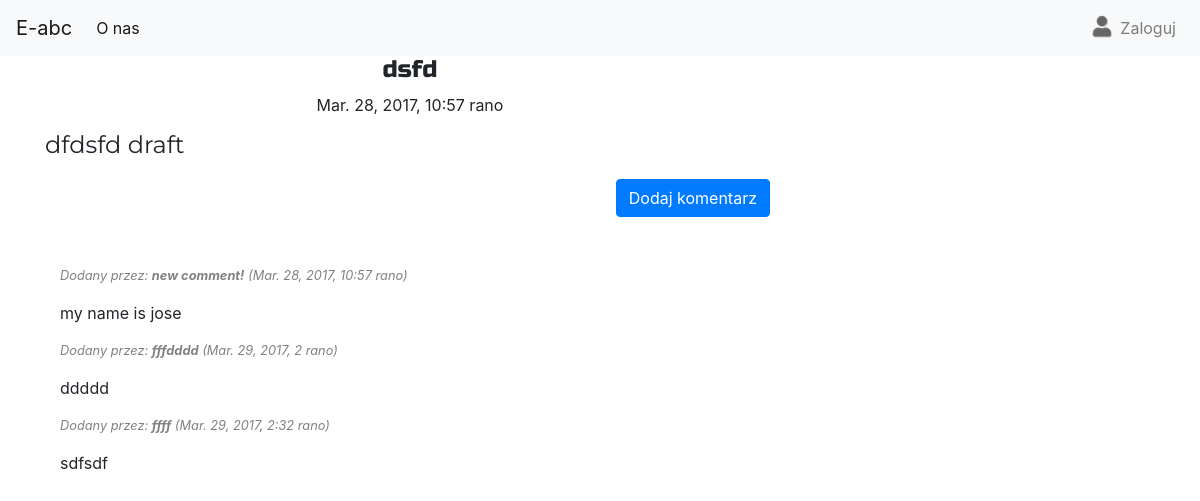
The page /post/14 on the database its author committed.
### blog/models.py (models this page shows, shortened)
class Post(models.Model):
    author = models.ForeignKey('auth.User', default=4, on_delete=models.CASCADE)
    title = models.CharField(max_length=200)
    text = models.TextField()
    created_date = models.DateTimeField(default=timezone.now)
    published_date = models.DateTimeField(blank=True, null=True)
    viewed_by = models.TextField(default="")

class Comment(models.Model):
    post = models.ForeignKey('blog.Post', related_name='comments',on_delete=models.CASCADE)
    author = models.CharField(max_length=200)
    text = models.TextField()
    created_date = models.DateTimeField(default=timezone.now)
    approved_comment = models.BooleanField(default=False)

### blog/views.py (the view)
# urls.py: url(r'^post/(?P<pk>\d+)$', views.PostDetailView.as_view(), name='post_detail'),
class PostDetailView(DetailView):
    model = Post

### blog/templates/blog/post_detail.html (shortened to what this page needs)
{% extends 'blog/base.html' %}
{% block content %}
<div class="panel panel-success">
  <div class="panel-heading">
        <h1 class="posttitle">{{ post.title }}</h1>
        {% if post.published_date %}
            <div class="date postdate">
                {{ post.published_date }}
            </div>  </div>
        {% else %}
            <a class="btn btn-default" href="{% url 'post_publish' pk=post.pk %}">Opublikuj</a>
        {% endif %}
<div class="panel-body">
      <p class="postcontent" >{{ post.text|safe|linebreaksbr }}</p>
      </div>
</div>
</div>
   <a class="btn btn-primary btn-comment" href="{% url 'add_comment_to_post' pk=post.pk %}">Dodaj komentarz</a>
   <br><br><br>
<div class="panel panel-default">
  {% for comment in post.comments.all %}
  <div class="panel body" style="margin: 15px;">
      {% if comment.approved_comment %}
              <p class="comment"><i>Dodany przez: <strong>{{ comment.author }}</strong>  ({{ comment.created_date }})</i></p>
              <p>{{ comment.text|safe|linebreaks }}</p>
      {% endif %}
  </div>
  {% empty %}
      <p style="margin: 15px;">brak komentarzy.</p>
  {% endfor %}
  </div>
{% endblock %}

### blog/static/css/blog.css (style rules this page uses)
.postdate { text-align: center; }
.posttitle { font-family: 'Russo One', sans-serif; text-align: center; font-size: 1.5em }
.postcontent { font-family: 'Montserrat'; font-size: 1.5em; margin-top: 10px; }
.btn-comment { position: absolute; right: 20px; }
.comment { font-size: 0.8em; color: grey; }

### rows shown on the page
Post: title "dsfd", published_date "Mar. 28, 2017, 10:57 rano", text "dfdsfd draft"
Comment: author "new comment!", created_date "Mar. 28, 2017, 10:57 rano", text "my name is jose"
Comment: author "fffdddd", created_date "Mar. 29, 2017, 2 rano", text "ddddd"
Comment: author "ffff", created_date "Mar. 29, 2017, 2:32 rano", text "sdfsdf"
